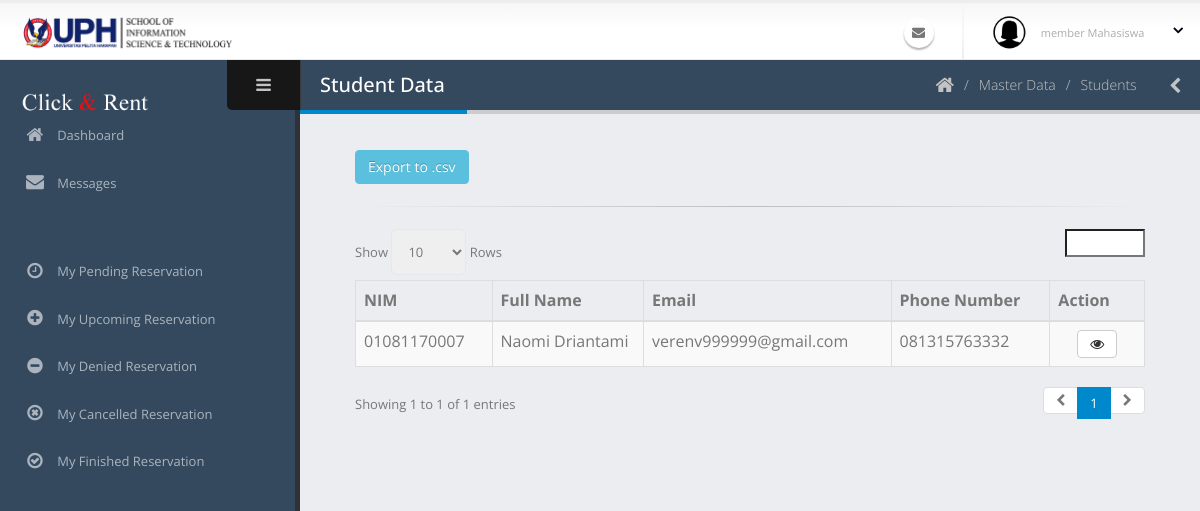
/admin/mahasiswa.php, run on an earlier commit of the app's database.
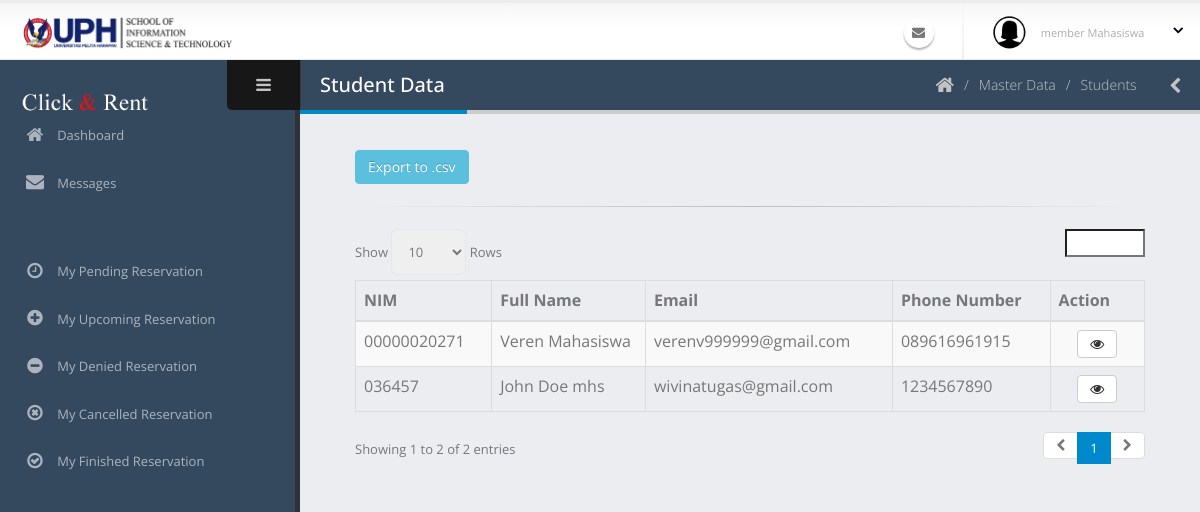
And on a later commit of the database.
### tables this page shows
CREATE TABLE `mahasiswa` (
  `id_mahasiswa` varchar(20) NOT NULL COMMENT 'NIM',
  `id_pengguna` varchar(40) NOT NULL,
  `id_programStudi` varchar(40) NOT NULL,
  `angkatan` year(4) NOT NULL,
  `semester` int(11) NOT NULL,
  `total_sks` int(11) NOT NULL,
  `ipk_terakhir` float NOT NULL,
  `user_add` varchar(40) NOT NULL,
  `waktu_add` datetime NOT NULL,
  `user_edit` varchar(40) NOT NULL,
  `waktu_edit` datetime NOT NULL,
  `user_delete` varchar(40) NOT NULL,
  `waktu_Delete` datetime NOT NULL,
  `status_delete` int(11) NOT NULL
);

CREATE TABLE `pengguna` (
  `id_pengguna` varchar(40) NOT NULL COMMENT 'USER-0',
  `email` varchar(50) NOT NULL,
  `kata_sandi` text NOT NULL,
  `nama_lengkap` varchar(60) NOT NULL,
  `jenis_kelamin` char(1) NOT NULL,
  `tanggal_lahir` date NOT NULL,
  `alamat` text NOT NULL,
  `no_hp` varchar(20) NOT NULL,
  `tanggal_masuk` date NOT NULL,
  `status_pengguna` int(11) NOT NULL COMMENT '1: SUPER ADMIN, 2: ADMIN, 3: MEMBER DOSEN, 4:MEMBER MAHASISWA',
  `status_daftar` int(11) NOT NULL COMMENT '0 =TIDAK AKTIF, 1=MENUNGGU APPROVE, 2=AKTIF, 3=DITOLAK',
  `user_add` varchar(40) NOT NULL,
  `waktu_add` datetime NOT NULL,
  `user_edit` varchar(40) NOT NULL,
  `waktu_edit` datetime NOT NULL,
  `user_delete` varchar(40) NOT NULL,
  `waktu_delete` datetime NOT NULL,
  `status_delete` int(11) NOT NULL
);

### admin/mahasiswa.php (shortened to what this page needs)
<?php include('../koneksi.php'); ?>
<?php include('req/head.php');?>
<?php include('req/header.php');?>
<?php include('req/leftbar.php');?>
	<section role="main" class="content-body">
		<header class="page-header">
			<h2>Student Data</h2>
			<div class="right-wrapper pull-right">
				<ol class="breadcrumbs">
					<li>
						<a href="index.php">
							<i class="fa fa-home"></i>
						</a>
					</li>
					<li><span>Master Data</span></li>
					<li><span>Students</span></li>
				</ol>
				<a class="sidebar-right-toggle" data-open="sidebar-right"><i class="fa fa-chevron-left"></i></a>
			</div>
		</header>
<div class="container-fluid">
<a class="btn btn-info" href="exportMahasiswa.php?export=true">Export to .csv</a>
<br>
<hr>
	<table  class="table table-bordered table-striped mb-none" id="datatable-default">
		<thead>
			<tr>
				<th>NIM</th>
				<th>Full Name</th>
				<th>Email</th>
				<th>Phone Number</th>
				<th>Action</th>
			</tr>
		</thead>
		<tbody>
		<?php
			$query = mysqli_query($koneksi, "SELECT * from pengguna join mahasiswa on mahasiswa.id_pengguna= pengguna.id_pengguna WHERE pengguna.status_delete='0' AND mahasiswa.status_delete='0'AND status_daftar='2' AND status_pengguna='4'");
			while($data=mysqli_fetch_array($query)){
			?>
			<tr>
				<td><?php echo $data['id_mahasiswa']?></td>
				<td><?php echo $data['nama_lengkap']?></td>
				<td><?php echo $data['email']?></td>
				<td><?php echo $data['no_hp']?></td>
				<td class="text-center">
					<a class="modal-with-form btn btn-default" data-toggle="tooltip" data-placement="top" title="Detail" href="#modaldetail<?php echo $data['id_pengguna'];?>"><i class='fa fa-eye'></i>
					</a>
				</td>
			</tr>
			<?php } ?>
		</tbody>
	</table>
</div>
<?php include('req/endtitle.php');?>
<?php include('req/script.php');?>

What changed in the data, as far as the page shows it:
removed mahasiswa: id_mahasiswa "01081170007", id_pengguna.nama_lengkap "Naomi Driantami", id_pengguna.email "verenv999999@gmail.com", id_pengguna.no_hp "081315763332"
added mahasiswa: id_mahasiswa "00000020271", id_pengguna.nama_lengkap "Veren Mahasiswa", id_pengguna.email "verenv999999@gmail.com", id_pengguna.no_hp "089616961915"
added mahasiswa: id_mahasiswa "036457", id_pengguna.nama_lengkap "John Doe mhs", id_pengguna.email "wivinatugas@gmail.com", id_pengguna.no_hp "1234567890"
Also different on the page:
text written by a page script: "Show Rows Showing 1 to 1 of 1 entries 1" → "Show Rows Showing 1 to 2 of 2 entries 1"
